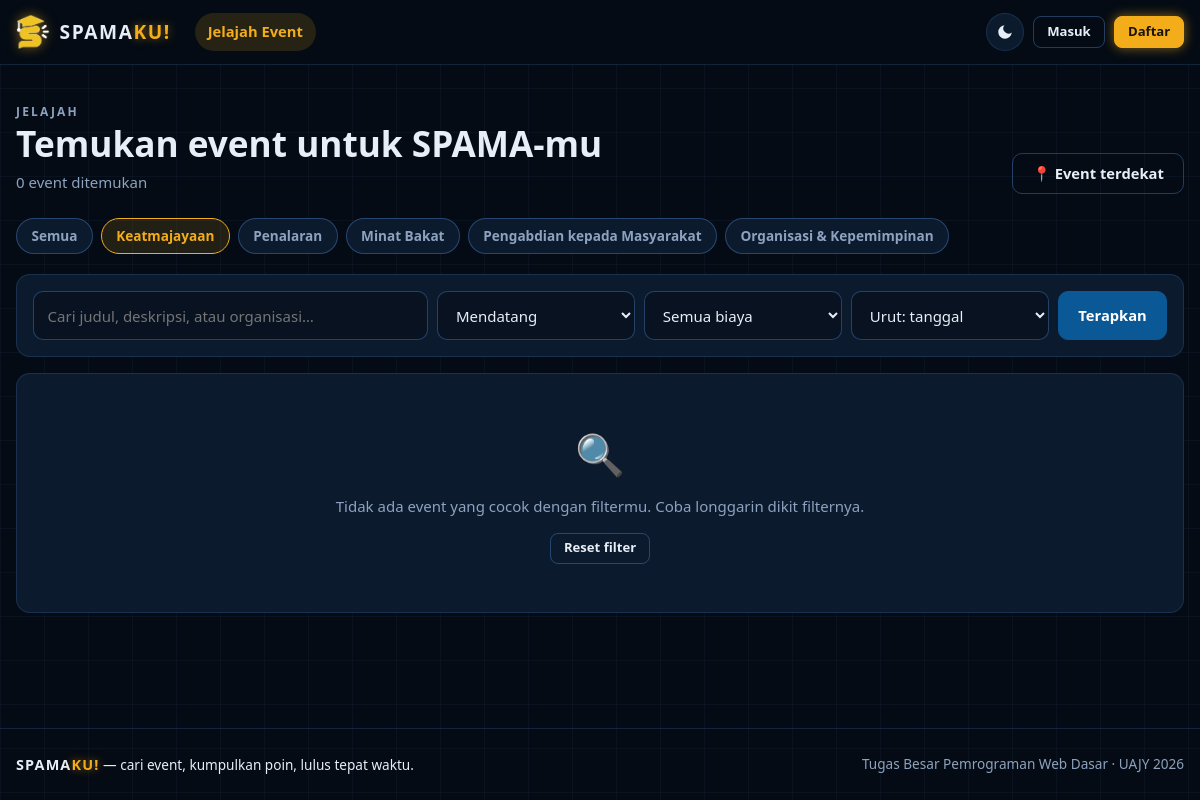
Before: /jelajah.php?kategori=1 with the older database file.
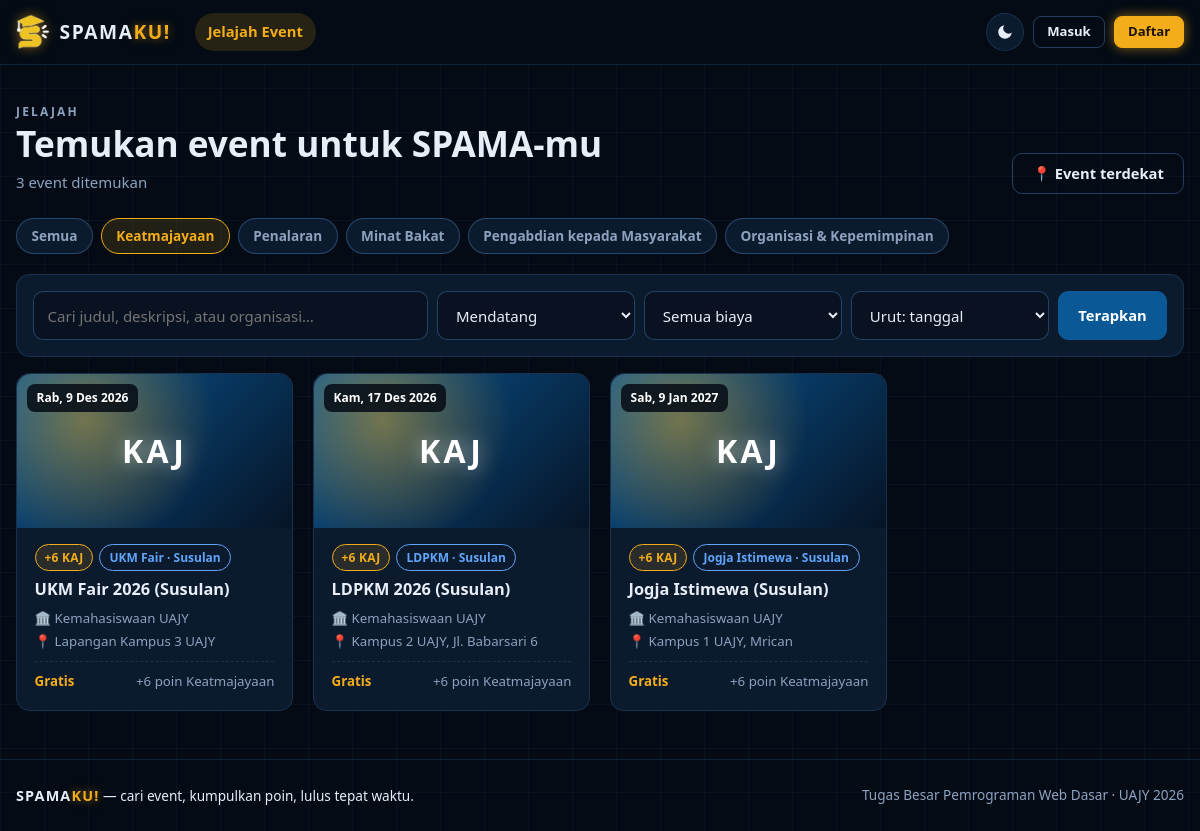
After: the same page with the newer database file.
### tables this page shows
CREATE TABLE kategori (
  id            INT AUTO_INCREMENT PRIMARY KEY,
  nama          VARCHAR(60) NOT NULL,
  singkatan     VARCHAR(4)  NOT NULL,
  poinMinimum  INT NOT NULL,
  warna         CHAR(7) NOT NULL,
  urutan        INT NOT NULL DEFAULT 0
);

CREATE TABLE acara (
  id                 INT AUTO_INCREMENT PRIMARY KEY,
  idOrganisasi       INT NOT NULL,
  idKategori         INT NOT NULL,                     
  poin               INT NOT NULL,                     
  jenisKeatmajayaan  ENUM('LDPKM','UKM Fair','Jogja Istimewa','PKKMB') NULL,    
  susulan            TINYINT(1) NOT NULL DEFAULT 0,    
  judul              VARCHAR(150) NOT NULL,
  deskripsi          TEXT NOT NULL,
  tanggalMulai       DATETIME NOT NULL,
  tanggalSelesai     DATETIME NULL,
  mode               ENUM('offline','online') NOT NULL DEFAULT 'offline',
  lokasi             VARCHAR(200) NULL,
  lintang            DECIMAL(10,7) NULL,
  bujur              DECIMAL(10,7) NULL,
  biaya              INT NOT NULL DEFAULT 0,
  linkDaftar         VARCHAR(255) NULL,                
  poster             VARCHAR(255) NULL,
  status             ENUM('menunggu','disetujui','ditolak') NOT NULL DEFAULT 'menunggu',
  catatanAdmin       VARCHAR(255) NULL,
  dibuatPada         DATETIME NOT NULL DEFAULT CURRENT_TIMESTAMP,
  FOREIGN KEY (idOrganisasi) REFERENCES organisasi(id) ON DELETE CASCADE,
  FOREIGN KEY (idKategori) REFERENCES kategori(id)
);

CREATE TABLE organisasi (
  id          INT AUTO_INCREMENT PRIMARY KEY,
  nama        VARCHAR(100) NOT NULL,
  deskripsi   TEXT NULL,
  status      ENUM('menunggu','disetujui','ditolak') NOT NULL DEFAULT 'menunggu',
  dibuatOleh  INT NULL,
  dibuatPada  DATETIME NOT NULL DEFAULT CURRENT_TIMESTAMP,
  FOREIGN KEY (dibuatOleh) REFERENCES pengguna(id) ON DELETE SET NULL
);

### jelajah.php (the view, shortened to what this page needs)
<?php
require 'inti.php';
$kategori = getSemuaKategori();
    ?>
    <?php
$cari = trim($_GET['q'] ?? '');
$idKategori = (int)($_GET['kategori'] ?? 0);
$waktu = $_GET['waktu'] ?? 'mendatang';
$urutan = $_GET['sort'] ?? 'tanggal';
$lintang = is_numeric($_GET['lat'] ?? '') ? (float)$_GET['lat'] : null;
$bujur = is_numeric($_GET['lng'] ?? '') ? (float)$_GET['lng'] : null;
$adaLokasi = $lintang !== null
    && $bujur !== null
    && abs($lintang) <= 90
    && abs($bujur) <= 180;
$kolom = "a.*, o.nama AS namaOrganisasi";
$param = [];
$syarat = ["a.status = 'disetujui'"];
if (isset($kategori[$idKategori])) {
    $syarat[] = 'a.idKategori = ?';
    $param[] = $idKategori;
}
if ($waktu === 'mendatang') {
    $syarat[] = 'COALESCE(a.tanggalSelesai, a.tanggalMulai) >= NOW()';
}
$urutanSql = [
    'tanggal' => $waktu === 'selesai'
        ? 'a.tanggalMulai DESC'
        : 'a.tanggalMulai ASC',
    'poin' => 'a.poin DESC, a.tanggalMulai ASC',
    'terbaru' => 'a.dibuatPada DESC',
    'jarak' => 'jarak IS NULL, jarak ASC',
][$urutan] ?? 'a.tanggalMulai ASC';
$stmt = $pdo->prepare(
    "SELECT $kolom
     FROM acara a
     JOIN organisasi o ON o.id = a.idOrganisasi
     WHERE " . implode(' AND ', $syarat) . "
     ORDER BY $urutanSql"
);
$stmt->execute($param);
$daftarAcara = $stmt->fetchAll();
$idKeranjang = getIdKeranjang();
function urlFilter(array $ubah): string
{
    $param = array_filter(
        array_merge($_GET, $ubah),
        fn($v) => $v !== '' && $v !== null && $v !== 0 && $v !== '0'
    );
    return url(
        'jelajah.php' . ($param ? '?' . http_build_query($param) : '')
    );
}
tampilAtas('Jelajah Event', 'jelajah');
?>
<div class="page-head">
  <div>
    <p class="eyebrow">Jelajah</p>
    <h1>Temukan event untuk SPAMA-mu</h1>
    <p><?= count($daftarAcara) ?> event ditemukan</p>
  </div>
  <div class="btn-row">
    <button type="button"
            class="btn <?= $adaLokasi ? 'btn-neon' : 'btn-ghost' ?>"
            id="geoBtn">
      📍 <?= $adaLokasi ? 'Urut terdekat aktif' : 'Event terdekat' ?>
    </button>
  </div>
</div>
<div class="chips">
  <a href="<?= urlFilter(['kategori' => '']) ?>"
     class="chip<?= !$idKategori ? ' on' : '' ?>">
    Semua
  </a>
  <?php foreach ($kategori as $k): ?>
    <a href="<?= urlFilter(['kategori' => $k['id']]) ?>"
       class="chip<?= $idKategori === (int)$k['id'] ? ' on' : '' ?>"
       style="--c:<?= escape($k['warna']) ?>">
      <?= escape($k['nama']) ?>
    </a>
  <?php endforeach; ?>
</div>
<form method="get" action="<?= url('jelajah.php') ?>" class="toolbar">
  <input class="input"
         type="search"
         name="q"
         value="<?= escape($cari) ?>"
         placeholder="Cari judul, deskripsi, atau organisasi…"
         aria-label="Cari event" />
  <select class="input" name="waktu" aria-label="Waktu">
    <option value="mendatang"<?= terpilih($waktu, 'mendatang') ?>>
      Mendatang
    </option>
  </select>
  <select class="input" name="biaya" aria-label="Biaya">
    <option value="">Semua biaya</option>
  </select>
  <select class="input" name="sort" aria-label="Urutkan">
    <option value="tanggal"<?= terpilih($urutan, 'tanggal') ?>>
      Urut: tanggal
    </option>
  </select>
  <button type="submit" class="btn btn-primary">Terapkan</button>
</form>
<?php if ($daftarAcara): ?>
  <div class="event-grid">
    <?php foreach ($daftarAcara as $acara): ?>
      <?php kartuAcara($acara, $idKeranjang); ?>
    <?php endforeach; ?>
  </div>
<?php else: ?>
  <div class="card empty">
    <div class="big">🔍</div>
    <p>
      Tidak ada event yang cocok dengan filtermu.
      Coba longgarin dikit filternya.
    </p>
    <a href="<?= url('jelajah.php') ?>" class="btn btn-ghost btn-sm">
      Reset filter
    </a>
  </div>
<?php endif; ?>
<?php tampilBawah(); ?>

### inti.php (shortened to what this page needs)
<?php
try {
    $pdo = new PDO(
        'mysql:host=' . hostDatabase .
        ';dbname=' . namaDatabase .
        ';charset=utf8mb4',
        penggunaDatabase,
        sandiDatabase,
        [
            PDO::ATTR_ERRMODE => PDO::ERRMODE_EXCEPTION,
            PDO::ATTR_DEFAULT_FETCH_MODE => PDO::FETCH_ASSOC,
            PDO::ATTR_EMULATE_PREPARES => false,
        ]
    );
} catch (PDOException $error) {
    http_response_code(500);
    exit(
        'Gagal terhubung ke database :( Cek MySQL di XAMPP udah nyala belum, ' .
        'dan database "spamaku" udah di-import belum.'
    );
}
function escape($nilai): string
{
    return htmlspecialchars(
        (string)($nilai ?? ''),
        ENT_QUOTES,
        'UTF-8'
    );
}
function url(string $jalur = ''): string
{
    return str_replace(
        '&',
        '&amp;',
        alamatDasar . '/' . ltrim($jalur, '/')
    );
}
function terpilih($a, $b): string
{
    return (string)$a === (string)$b
        ? ' selected="selected"'
        : '';
}
function formatTanggal(
    ?string $waktu,
    bool $pakaiJam = false
): string {
    $bulan = [
        '',
        'Jan',
        'Feb',
        'Mar',
        'Apr',
        'Mei',
        'Jun',
        'Jul',
        'Agu',
        'Sep',
        'Okt',
        'Nov',
        'Des',
    ];
    $hari = [
        'Min',
        'Sen',
        'Sel',
        'Rab',
        'Kam',
        'Jum',
        'Sab',
    ];
    $t = strtotime($waktu);
    $teks = $hari[date('w', $t)] .
        ', ' . date('j', $t) .
        ' ' . $bulan[(int)date('n', $t)] .
        ' ' . date('Y', $t);
    return $pakaiJam
        ? $teks . ' · ' . date('H:i', $t)
        : $teks;
}
function formatRupiah(int $angka): string
{
    return $angka <= 0
        ? 'Gratis'
        : 'Rp' . number_format($angka, 0, ',', '.');
}
function getUrlPoster(array $acara): ?string
{
    return !empty($acara['poster'])
        ? url('uploads/posters/' . $acara['poster'])
        : null;
}
function getSemuaKategori(): array
{
    static $simpanan = null;
    global $pdo;
    if ($simpanan === null) {
        $simpanan = [];
        foreach ($pdo->query('SELECT * FROM kategori ORDER BY urutan') as $k) {
            $simpanan[$k['id']] = $k;
        }
    }
    return $simpanan;
}
function renderBadgePoin(array $acara): string
{
    $k = getSemuaKategori()[
        (int)($acara['idKategori'] ?? 0)
    ] ?? null;
    return '<span class="badge-poin" style="--c:' .
        escape($k['warna']) .
        '" title="' . escape($k['nama']) . '">' .
        '+' . (int)$acara['poin'] .
        ' ' . escape($k['singkatan']) .
        '</span>';
}
function renderLabelKeatmajayaan(array $acara): string
{
    return '<span class="pill pill-info">' .
        escape($acara['jenisKeatmajayaan']) .
        (!empty($acara['susulan']) ? ' · Susulan' : '') .
        '</span>';
}
function isAcaraSelesai(array $acara): bool
{
    return strtotime(
        $acara['tanggalSelesai'] ?: $acara['tanggalMulai']
    ) < time();
}
function getIdKeranjang(): array
{
    global $pdo;
    $pengguna = getPenggunaAktif();
    if (!$pengguna) {
        return [];
    }
    $stmt = $pdo->prepare(
        'SELECT idAcara
         FROM keranjang
         WHERE idPengguna = ?'
    );
    $stmt->execute([(int)$pengguna['id']]);
    return array_map(
        'intval',
        $stmt->fetchAll(PDO::FETCH_COLUMN)
    );
}
function getPenggunaAktif(): ?array
{
    static $pengguna = false;
    if ($pengguna === false) {
        $pengguna = null;
    }
    return $pengguna;
}
function linkMenu(
    string $kunci,
    string $href,
    string $label,
    string $aktif,
    string $tambahan = ''
): string {
    return '<li><a href="' . url($href) . '"' .
        ($kunci === $aktif ? ' class="active"' : '') .
        '>' . $label . $tambahan . '</a></li>';
}
function tampilAtas(
    string $judul,
    string $menuAktif = '',
    string $mode = 'mahasiswa'
): void {
    $saya = getPenggunaAktif();
    ?>
<!DOCTYPE html>
<html xmlns="http://www.w3.org/1999/xhtml"
      lang="id"
      data-theme="dark">
<head>
  <link rel="stylesheet"
        href="<?= url('style.css') ?>" />
</head>
<body class="mode-<?= escape($mode) ?>">
<header class="topbar">
  <div class="container topbar__inner">
    <a href="<?= url($saya ? 'dashboard.php' : 'index.xhtml') ?>"
       class="brand"
       aria-label="Beranda">
      <img class="brand__logo brand__logo--gelap"
           src="<?= url('logoGelap.webp') ?>"
           alt=""
           width="34"
           height="36" />
      <span class="brand__text">SPAMA<span>KU!</span></span>
    </a>
    <nav class="mainnav" data-nav="">
      <ul>
        <?php if ($mode === 'admin'): ?>
          <?= linkMenu('ringkasan', 'admin.php', 'Ringkasan', $menuAktif) ?>
          <?= linkMenu('acara', 'admin.php?hal=acara', 'Event', $menuAktif) ?>
          <?= linkMenu('organisasi', 'admin.php?hal=organisasi', 'Organisasi', $menuAktif) ?>
          <?= linkMenu('pengguna', 'admin.php?hal=pengguna', 'Pengguna', $menuAktif) ?>
        <?php elseif ($mode === 'penyelenggara'): ?>
          <?= linkMenu('kelola', 'penyelenggara.php', 'Kelola Event', $menuAktif) ?>
          <?= linkMenu('form', 'penyelenggara.php?hal=form', '+ Event Baru', $menuAktif) ?>
          <?= linkMenu('organisasi', 'penyelenggara.php?hal=organisasi', 'Organisasi', $menuAktif) ?>
        <?php else: ?>
          <?= linkMenu('jelajah', 'jelajah.php', 'Jelajah Event', $menuAktif) ?>
        <?php endif; ?>
      </ul>
      <div class="nav-actions">
        <button type="button"
                class="icon-btn"
                data-theme-toggle=""
                aria-label="Ganti tema"
                title="Ganti tema">
          <svg xmlns="http://www.w3.org/2000/svg"
               class="i-moon"
               viewBox="0 0 24 24"
               width="18"
               height="18"
               aria-hidden="true">
            <path fill="currentColor"
                  d="M21 12.8A9 9 0 1 1 11.2 3a7 7 0 0 0 9.8 9.8z"/>
          </svg>
        </button>
        <?php if ($saya): ?>
          <details class="usermenu">
            <summary>
              <img src="<?= escape(getUrlAvatar($saya)) ?>"
                   alt=""
                   class="avatar avatar-sm"
                   width="32"
                   height="32" />
              <span class="usermenu__name">
                <?= escape($saya['namaPengguna']) ?>
              </span>
            </summary>
            <div class="usermenu__panel">
              <p class="usermenu__mode">Mode</p>
              <a href="<?= url('dashboard.php') ?>"
                 class="<?= $mode === 'mahasiswa' ? 'on' : '' ?>">
                🎓 Mahasiswa
              </a>
              <a href="<?= url('penyelenggara.php') ?>"
                 class="<?= $mode === 'penyelenggara' ? 'on' : '' ?>">
                🎪 Penyelenggara
              </a>
              <?php if ($saya['peran'] === 'admin'): ?>
                <a href="<?= url('admin.php') ?>"
                   class="<?= $mode === 'admin' ? 'on' : '' ?>">
                  🛡️ Admin
                </a>
              <?php endif; ?>
              <hr />
              <a href="<?= url('profil.php') ?>">Profil Saya</a>
              <a href="<?= url('masuk.php?keluar=1') ?>"
                 class="danger">
                Keluar
              </a>
            </div>
          </details>
        <?php else: ?>
          <a href="<?= url('masuk.php') ?>"
             class="btn btn-ghost btn-sm">
            Masuk
          </a>
          <a href="<?= url('masuk.php?daftar=1') ?>"
             class="btn btn-neon btn-sm">
            Daftar
          </a>
        <?php endif; ?>
      </div>
    </nav>
  </div>
</header>
<main class="page">
  <div class="container">
    <?php endforeach;
}
function tampilBawah(): void
{
    ?>
  </div>
</main>
<footer class="footer">
  <div class="container footer__inner">
    <p>
      <span class="brand__text small">SPAMA<span>KU!</span></span>
      — cari event, kumpulkan poin, lulus tepat waktu.
    </p>
    <p class="muted">
      Tugas Besar Pemrograman Web Dasar · UAJY <?= date('Y') ?>
    </p>
  </div>
</footer>
</body>
</html>
<?php
}
function kartuAcara(array $acara, array $idKeranjang): void
{
    $pertama = getSemuaKategori()[
        (int)$acara['idKategori']
    ] ?? null;
    $isLewat = isAcaraSelesai($acara);
    $poster = getUrlPoster($acara);
    ?>
    <article class="event-card glow-hover reveal<?= $isLewat ? ' is-past' : '' ?>">
      <div class="event-card__media">
        <?php if ($poster): ?>
          <img src="<?= escape($poster) ?>"
               alt=""
               loading="lazy" />
        <?php else: ?>
          <div class="poster-ph"
               style="--c:<?= escape($pertama['warna'] ?? '#F3AD1B') ?>">
            <?= escape($pertama['singkatan'] ?? 'EVT') ?>
          </div>
        <?php endif; ?>
        <span class="event-card__date">
          <?= formatTanggal($acara['tanggalMulai']) ?>
        </span>
      </div>
      <div class="event-card__body">
        <div class="badges">
          <?= renderBadgePoin($acara) ?>
          <?= renderLabelKeatmajayaan($acara) ?>
        </div>
        <h3>
          <a href="<?= url('jelajah.php?id=' . (int)$acara['id']) ?>">
            <?= escape($acara['judul']) ?>
          </a>
        </h3>
        <div class="event-card__meta">
          <span>🏛️ <?= escape($acara['namaOrganisasi']) ?></span>
          <span>
            <?= $acara['mode'] === 'online'
                ? '💻 Online'
                : '📍 ' . escape($acara['lokasi']) ?>
          </span>
        </div>
        <div class="event-card__foot">
          <b><?= formatRupiah((int)$acara['biaya']) ?></b>
          <span class="muted">
            <?= $isLewat
                ? 'Selesai'
                : '+' . (int)$acara['poin'] .
                  ' poin ' . escape($pertama['nama'] ?? 'SPAMA') ?>
          </span>
        </div>
      </div>
    </article>
    <?php
}

Changed rows visible on the page:
now on this page (row edited): acara: idKategori.singkatan "KAJ", tanggalMulai "Rab, 9 Des 2026", poin "6", jenisKeatmajayaan "UKM Fair", susulan "· Susulan", judul "UKM Fair 2026 (Susulan)", idOrganisasi.nama "Kemahasiswaan UAJY", lokasi "Lapangan Kampus 3 UAJY", biaya "Gratis", idKategori.nama "Keatmajayaan"
added acara: idKategori.singkatan "KAJ", tanggalMulai "Kam, 17 Des 2026", poin "6", jenisKeatmajayaan "LDPKM", susulan "· Susulan", judul "LDPKM 2026 (Susulan)", idOrganisasi.nama "Kemahasiswaan UAJY", lokasi "Kampus 2 UAJY, Jl. Babarsari 6", biaya "Gratis", idKategori.nama "Keatmajayaan"
added acara: idKategori.singkatan "KAJ", tanggalMulai "Sab, 9 Jan 2027", poin "6", jenisKeatmajayaan "Jogja Istimewa", susulan "· Susulan", judul "Jogja Istimewa (Susulan)", idOrganisasi.nama "Kemahasiswaan UAJY", lokasi "Kampus 1 UAJY, Mrican", biaya "Gratis", idKategori.nama "Keatmajayaan"
Other visible differences:
count($daftarAcara): "0" → "3"
text no longer shown: "🔍 Tidak ada event yang cocok dengan filtermu. Coba longgarin dikit filternya. Reset filter"
